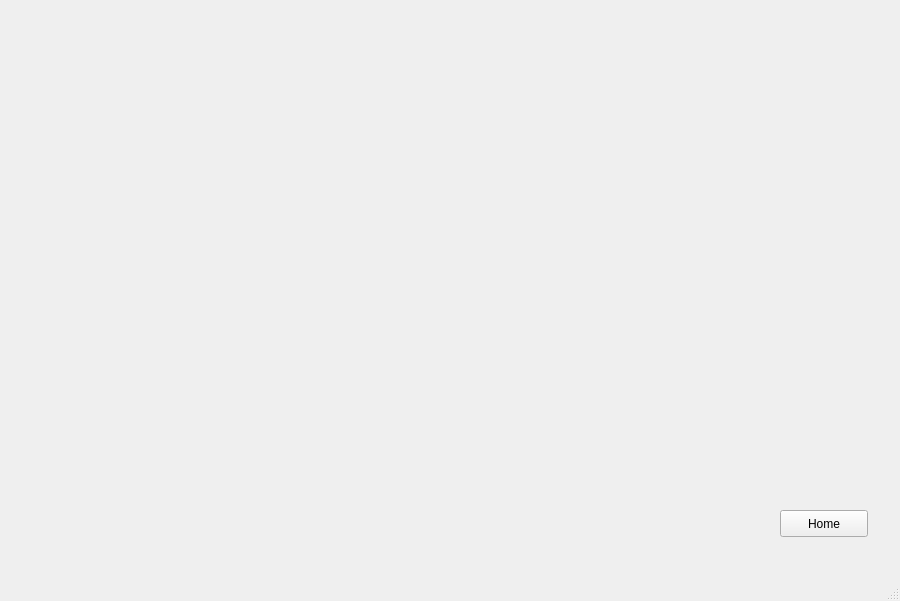
<?xml version="1.0" encoding="UTF-8"?>
<ui version="4.0">
 <class>humi_monitor_page</class>
 <widget class="QMainWindow" name="humi_monitor_page">
  <property name="geometry">
   <rect>
    <x>0</x>
    <y>0</y>
    <width>900</width>
    <height>601</height>
   </rect>
  </property>
  <property name="cursor">
   <cursorShape>CrossCursor</cursorShape>
  </property>
  <property name="windowTitle">
   <string>Humidity</string>
  </property>
  <widget class="QWidget" name="centralwidget">
   <widget class="QPushButton" name="pushButton">
    <property name="geometry">
     <rect>
      <x>780</x>
      <y>510</y>
      <width>88</width>
      <height>27</height>
     </rect>
    </property>
    <property name="text">
     <string>Home</string>
    </property>
   </widget>
  </widget>
  <widget class="QMenuBar" name="menubar">
   <property name="geometry">
    <rect>
     <x>0</x>
     <y>0</y>
     <width>900</width>
     <height>24</height>
    </rect>
   </property>
  </widget>
  <widget class="QStatusBar" name="statusbar"/>
 </widget>
 <resources/>
 <connections/>
</ui>
